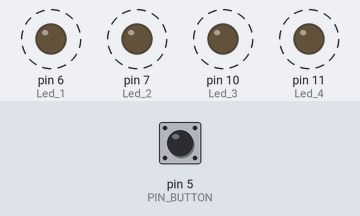
Simulated run of this sketch. Board: Arduino Uno, built with avr-gcc and run on an emulated ATmega328P. Parts: output pins drawn as LEDs (lit = HIGH). Dashed ring = blinking. Inputs (shaded band) come from the test bench; at power-on: pin 5 (PIN_BUTTON) HIGH.

Above: at 1.8 s.
1.9 s: pin 5 (PIN_BUTTON) pulled LOW for 3.2 s
Timing chart, 0 to 12.6 s (numbered marks = the images above; inputs shaded):
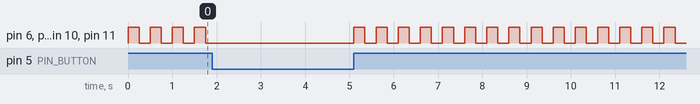

The sketch:

four_led_button_control.ino
```cpp
#define Led_1 6
#define Led_2 7
#define Led_3 10
#define Led_4 11

const int PIN_BUTTON = 5;

void setup() {
  // put your setup code here, to run once:
pinMode(Led_1, OUTPUT);
pinMode(Led_2, OUTPUT);
pinMode(Led_3, OUTPUT);
pinMode(Led_4, OUTPUT);
Serial.begin(9600);
}

void loop() {
  // put your main code here, to run repeatedly:
int buttonState = digitalRead(PIN_BUTTON);

if (!buttonState)
{
  delay(50);
  return;
}

 digitalWrite(Led_1, HIGH);
 digitalWrite(Led_2, HIGH);
 digitalWrite(Led_3, HIGH);
 digitalWrite(Led_4, HIGH);
 delay(250);
 digitalWrite(Led_1, LOW);
 digitalWrite(Led_2, LOW);
 digitalWrite(Led_3, LOW);
 digitalWrite(Led_4, LOW);
 delay(250);

}
```
